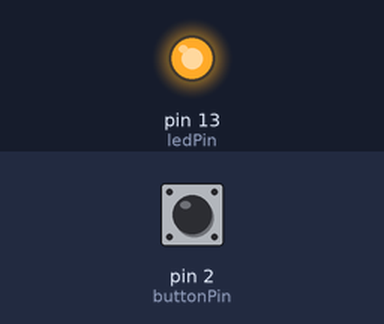
The sketch below on a simulated Arduino Uno, built with avr-gcc and run on an emulated ATmega328P. Shown: output pins drawn as LEDs (lit = HIGH). The inputs (shaded band) are chosen by the test bench; at power-on: pin 2 (buttonPin) HIGH.

Above: at 1.2 s.
1.3 s: pin 2 (buttonPin) pulled LOW for 0.15 s
At 1.37 s:
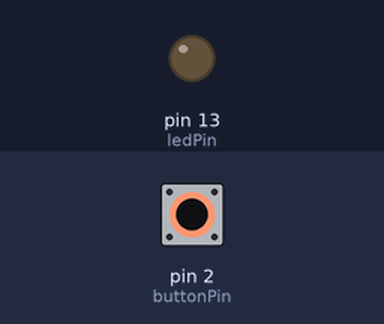
2.9 s: pin 2 (buttonPin) pulled LOW for 3.2 s
At 7.2 s:
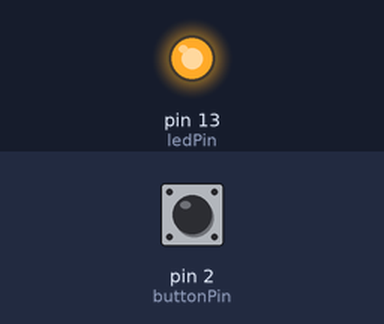
Timing chart, 0 to 8.7 s (numbered marks = the images above; inputs shaded):
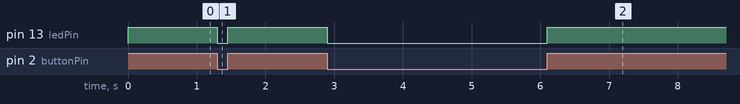

Measured:
- after the input at 1.3 s, pin 13 (ledPin): HIGH → LOW at once, → HIGH 0.15 s later
- after the input at 2.9 s, pin 13 (ledPin): HIGH → LOW at once, → HIGH 3.2 s later

The sketch:

Digital_IO_with_Arduino.ino
```cpp
// Define pin numbers
int buttonPin = 2;  // connect button to pin 2
int ledPin = 13;    // the onboard LED is already connected to pin 13

// Code that runs one time
void setup() {
  pinMode(buttonPin, INPUT_PULLUP);  // Configure the button pin as an input
  pinMode(ledPin, OUTPUT);    // Configure the LED pin as an output
}

// Code that runs over and over again in a loop
void loop() {

  // Read the button state
  int buttonState = digitalRead(buttonPin);

  // Check if the button is pressed
  if (buttonState == HIGH) {
    digitalWrite(ledPin, HIGH); // Turn on the LED
  } else {
    digitalWrite(ledPin, LOW);  // Turn off the LED
  }

}
```
